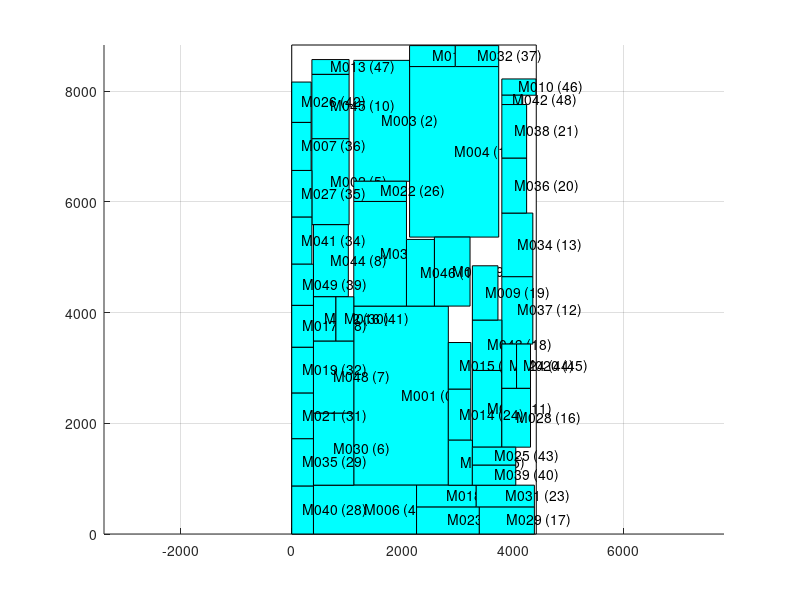

Reproduce this figure in MATLAB.
axis equal;
hold on;
grid on;
cap_x=[ 0 0 4416 4416 0 ];
cap_y=[ 0 8831 8831 0 0 ];
fill(cap_x,cap_y,'w');
block_x=[ 1120 2828 2828 1120 1120 ];
block_y=[ 882 882 4116 4116 882 ];
fill(block_x,block_y,'c');
text(1974,2499,'M001 (0)');
block_x=[ 2128 3738 3738 2128 2128 ];
block_y=[ 5362 5362 8442 8442 5362 ];
fill(block_x,block_y,'c');
text(2933,6902,'M004 (1)');
block_x=[ 1120 2128 2128 1120 1120 ];
block_y=[ 6370 6370 8554 8554 6370 ];
fill(block_x,block_y,'c');
text(1624,7462,'M003 (2)');
block_x=[ 1120 2072 2072 1120 1120 ];
block_y=[ 4116 4116 6006 6006 4116 ];
fill(block_x,block_y,'c');
text(1596,5061,'M033 (3)');
block_x=[ 392 2254 2254 392 392 ];
block_y=[ 0 0 882 882 0 ];
fill(block_x,block_y,'c');
text(1323,441,'M006 (4)');
block_x=[ 364 1036 1036 364 364 ];
block_y=[ 5586 5586 7140 7140 5586 ];
fill(block_x,block_y,'c');
text(700,6363,'M002 (5)');
block_x=[ 392 1120 1120 392 392 ];
block_y=[ 882 882 2184 2184 882 ];
fill(block_x,block_y,'c');
text(756,1533,'M030 (6)');
block_x=[ 392 1120 1120 392 392 ];
block_y=[ 2184 2184 3486 3486 2184 ];
fill(block_x,block_y,'c');
text(756,2835,'M048 (7)');
block_x=[ 392 1022 1022 392 392 ];
block_y=[ 4284 4284 5586 5586 4284 ];
fill(block_x,block_y,'c');
text(707,4935,'M044 (8)');
block_x=[ 2576 3220 3220 2576 2576 ];
block_y=[ 4116 4116 5362 5362 4116 ];
fill(block_x,block_y,'c');
text(2898,4739,'M008 (9)');
block_x=[ 364 1036 1036 364 364 ];
block_y=[ 7140 7140 8302 8302 7140 ];
fill(block_x,block_y,'c');
text(700,7721,'M045 (10)');
block_x=[ 3262 3794 3794 3262 3262 ];
block_y=[ 1568 1568 2954 2954 1568 ];
fill(block_x,block_y,'c');
text(3528,2261,'M005 (11)');
block_x=[ 3794 4354 4354 3794 3794 ];
block_y=[ 3430 3430 4648 4648 3430 ];
fill(block_x,block_y,'c');
text(4074,4039,'M037 (12)');
block_x=[ 3794 4354 4354 3794 3794 ];
block_y=[ 4648 4648 5796 5796 4648 ];
fill(block_x,block_y,'c');
text(4074,5222,'M034 (13)');
block_x=[ 2072 2576 2576 2072 2072 ];
block_y=[ 4116 4116 5320 5320 4116 ];
fill(block_x,block_y,'c');
text(2324,4718,'M046 (14)');
block_x=[ 2254 3388 3388 2254 2254 ];
block_y=[ 0 0 490 490 0 ];
fill(block_x,block_y,'c');
text(2821,245,'M023 (15)');
block_x=[ 3794 4312 4312 3794 3794 ];
block_y=[ 1568 1568 2632 2632 1568 ];
fill(block_x,block_y,'c');
text(4053,2100,'M028 (16)');
block_x=[ 3388 4382 4382 3388 3388 ];
block_y=[ 0 0 490 490 0 ];
fill(block_x,block_y,'c');
text(3885,245,'M029 (17)');
block_x=[ 3262 3794 3794 3262 3262 ];
block_y=[ 2954 2954 3864 3864 2954 ];
fill(block_x,block_y,'c');
text(3528,3409,'M043 (18)');
block_x=[ 3262 3724 3724 3262 3262 ];
block_y=[ 3864 3864 4844 4844 3864 ];
fill(block_x,block_y,'c');
text(3493,4354,'M009 (19)');
block_x=[ 3794 4242 4242 3794 3794 ];
block_y=[ 5796 5796 6790 6790 5796 ];
fill(block_x,block_y,'c');
text(4018,6293,'M036 (20)');
block_x=[ 3794 4242 4242 3794 3794 ];
block_y=[ 6790 6790 7756 7756 6790 ];
fill(block_x,block_y,'c');
text(4018,7273,'M038 (21)');
block_x=[ 2254 3332 3332 2254 2254 ];
block_y=[ 490 490 882 882 490 ];
fill(block_x,block_y,'c');
text(2793,686,'M018 (22)');
block_x=[ 3332 4382 4382 3332 3332 ];
block_y=[ 490 490 882 882 490 ];
fill(block_x,block_y,'c');
text(3857,686,'M031 (23)');
block_x=[ 2828 3234 3234 2828 2828 ];
block_y=[ 1694 1694 2618 2618 1694 ];
fill(block_x,block_y,'c');
text(3031,2156,'M014 (24)');
block_x=[ 2828 3262 3262 2828 2828 ];
block_y=[ 882 882 1694 1694 882 ];
fill(block_x,block_y,'c');
text(3045,1288,'M047 (25)');
block_x=[ 1120 2072 2072 1120 1120 ];
block_y=[ 6006 6006 6370 6370 6006 ];
fill(block_x,block_y,'c');
text(1596,6188,'M022 (26)');
block_x=[ 2828 3234 3234 2828 2828 ];
block_y=[ 2618 2618 3458 3458 2618 ];
fill(block_x,block_y,'c');
text(3031,3038,'M015 (27)');
block_x=[ 0 392 392 0 0 ];
block_y=[ 0 0 868 868 0 ];
fill(block_x,block_y,'c');
text(196,434,'M040 (28)');
block_x=[ 0 392 392 0 0 ];
block_y=[ 868 868 1722 1722 868 ];
fill(block_x,block_y,'c');
text(196,1295,'M035 (29)');
block_x=[ 392 798 798 392 392 ];
block_y=[ 3486 3486 4284 4284 3486 ];
fill(block_x,block_y,'c');
text(595,3885,'M012 (30)');
block_x=[ 0 392 392 0 0 ];
block_y=[ 1722 1722 2548 2548 1722 ];
fill(block_x,block_y,'c');
text(196,2135,'M021 (31)');
block_x=[ 0 392 392 0 0 ];
block_y=[ 2548 2548 3374 3374 2548 ];
fill(block_x,block_y,'c');
text(196,2961,'M019 (32)');
block_x=[ 2128 2954 2954 2128 2128 ];
block_y=[ 8442 8442 8820 8820 8442 ];
fill(block_x,block_y,'c');
text(2541,8631,'M011 (33)');
block_x=[ 0 364 364 0 0 ];
block_y=[ 4872 4872 5726 5726 4872 ];
fill(block_x,block_y,'c');
text(182,5299,'M041 (34)');
block_x=[ 0 364 364 0 0 ];
block_y=[ 5726 5726 6566 6566 5726 ];
fill(block_x,block_y,'c');
text(182,6146,'M027 (35)');
block_x=[ 0 350 350 0 0 ];
block_y=[ 6566 6566 7434 7434 6566 ];
fill(block_x,block_y,'c');
text(175,7000,'M007 (36)');
block_x=[ 2954 3738 3738 2954 2954 ];
block_y=[ 8442 8442 8820 8820 8442 ];
fill(block_x,block_y,'c');
text(3346,8631,'M032 (37)');
block_x=[ 0 392 392 0 0 ];
block_y=[ 3374 3374 4130 4130 3374 ];
fill(block_x,block_y,'c');
text(196,3752,'M017 (38)');
block_x=[ 0 392 392 0 0 ];
block_y=[ 4130 4130 4872 4872 4130 ];
fill(block_x,block_y,'c');
text(196,4501,'M049 (39)');
block_x=[ 3262 4046 4046 3262 3262 ];
block_y=[ 882 882 1246 1246 882 ];
fill(block_x,block_y,'c');
text(3654,1064,'M039 (40)');
block_x=[ 798 1120 1120 798 798 ];
block_y=[ 3486 3486 4284 4284 3486 ];
fill(block_x,block_y,'c');
text(959,3885,'M016 (41)');
block_x=[ 0 350 350 0 0 ];
block_y=[ 7434 7434 8162 8162 7434 ];
fill(block_x,block_y,'c');
text(175,7798,'M026 (42)');
block_x=[ 3262 4046 4046 3262 3262 ];
block_y=[ 1246 1246 1568 1568 1246 ];
fill(block_x,block_y,'c');
text(3654,1407,'M025 (43)');
block_x=[ 3794 4060 4060 3794 3794 ];
block_y=[ 2632 2632 3430 3430 2632 ];
fill(block_x,block_y,'c');
text(3927,3031,'M024 (44)');
block_x=[ 4060 4312 4312 4060 4060 ];
block_y=[ 2632 2632 3430 3430 2632 ];
fill(block_x,block_y,'c');
text(4186,3031,'M020 (45)');
block_x=[ 3794 4410 4410 3794 3794 ];
block_y=[ 7924 7924 8218 8218 7924 ];
fill(block_x,block_y,'c');
text(4102,8071,'M010 (46)');
block_x=[ 364 1036 1036 364 364 ];
block_y=[ 8302 8302 8568 8568 8302 ];
fill(block_x,block_y,'c');
text(700,8435,'M013 (47)');
block_x=[ 3794 4172 4172 3794 3794 ];
block_y=[ 7756 7756 7924 7924 7756 ];
fill(block_x,block_y,'c');
text(3983,7840,'M042 (48)');
